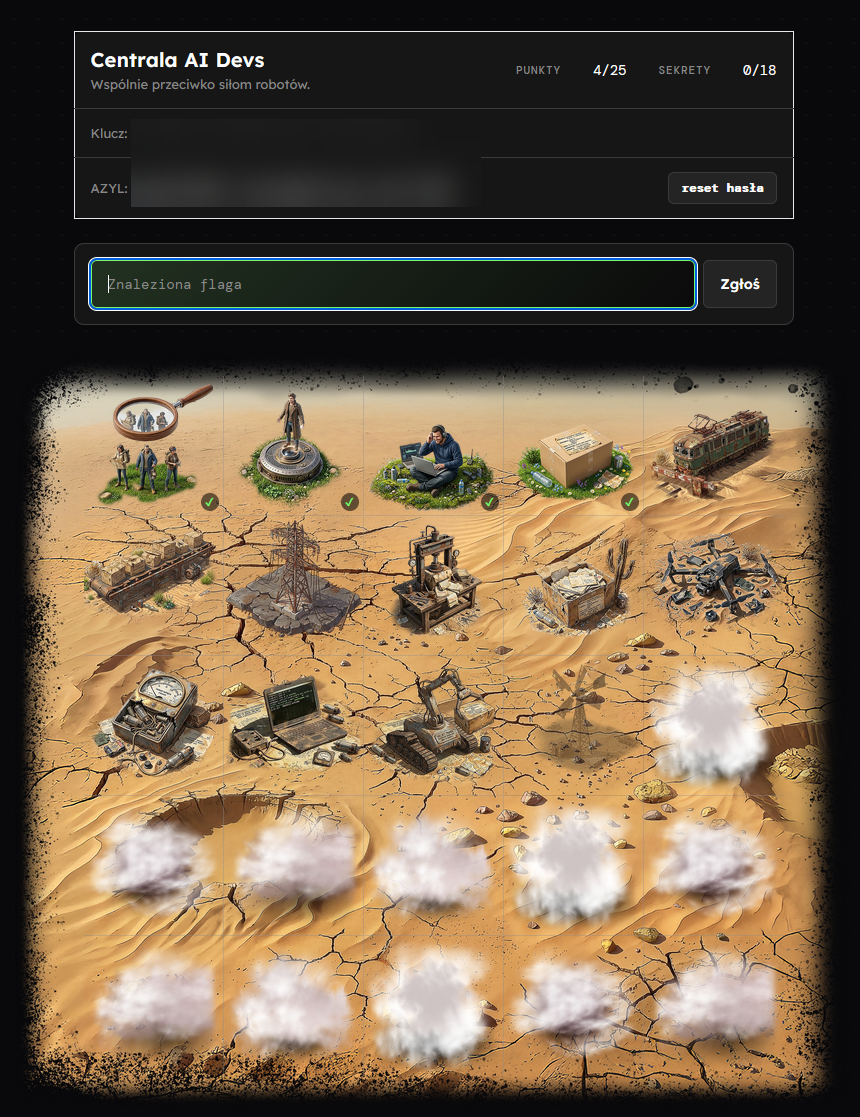
#> input picture my_Solutions/flags_img/4-25.png, 860 x 1117 px, found by its file name
$ python -i img_tools.py   (imports and definitions only)
#> lines starting #> are read from the running program, lines starting #| are printed output that depends on the picture; after the words box and inside, x2 and y2 are one past the last pixel; in counts of white or black regions, pixels touching at a corner belong together
import cv2
import numpy as np
from PIL import Image, ImageEnhance, ImageFilter
from pathlib import Path

def _extract_grid(image_path: str, output_path: str, output_size: int = 900) -> np.ndarray:
    """
    Detect and crop the largest rectangular grid from an image.

    Args:
        image_path:  Path to the input image.
        output_path: Where to save the cropped result.
        output_size: Side length (px) of the square output image.

    Returns:
        The cropped grid as a numpy array (BGR).
    """
#> called with output_size = 900

    # --- 1. Load image ---
    img = cv2.imread(image_path)
#> img is the input picture: shape (1117, 860, 3); mean B, G, R 73.9, 96.6, 115.2
    if img is None:
        raise FileNotFoundError(f"Could not load image: {image_path}")

    # --- 2. Convert to grayscale ---
    # Colour info isn't needed for finding the grid border.
    gray = cv2.cvtColor(img, cv2.COLOR_BGR2GRAY)
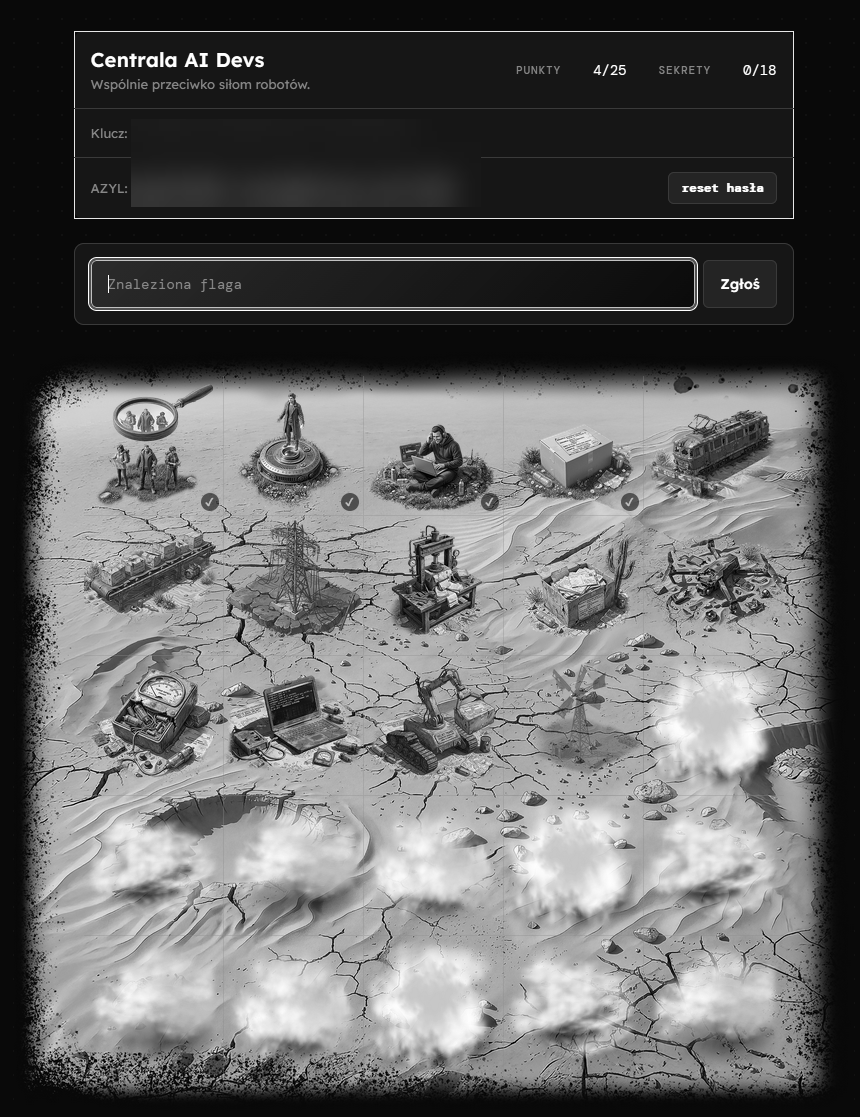
#> gray: shape (1117, 860); min 0, max 255, mean 99.5

    # --- 3. Binary threshold (dark lines → white, background → black) ---
    # THRESH_BINARY_INV flips so the grid lines become bright contours.
    # Threshold value 100 works for most dark-on-light grids; raise it
    # (e.g. 150) if the background is very light, lower it if lines are faint.
    _, thresh = cv2.threshold(gray, 100, 255, cv2.THRESH_BINARY_INV)
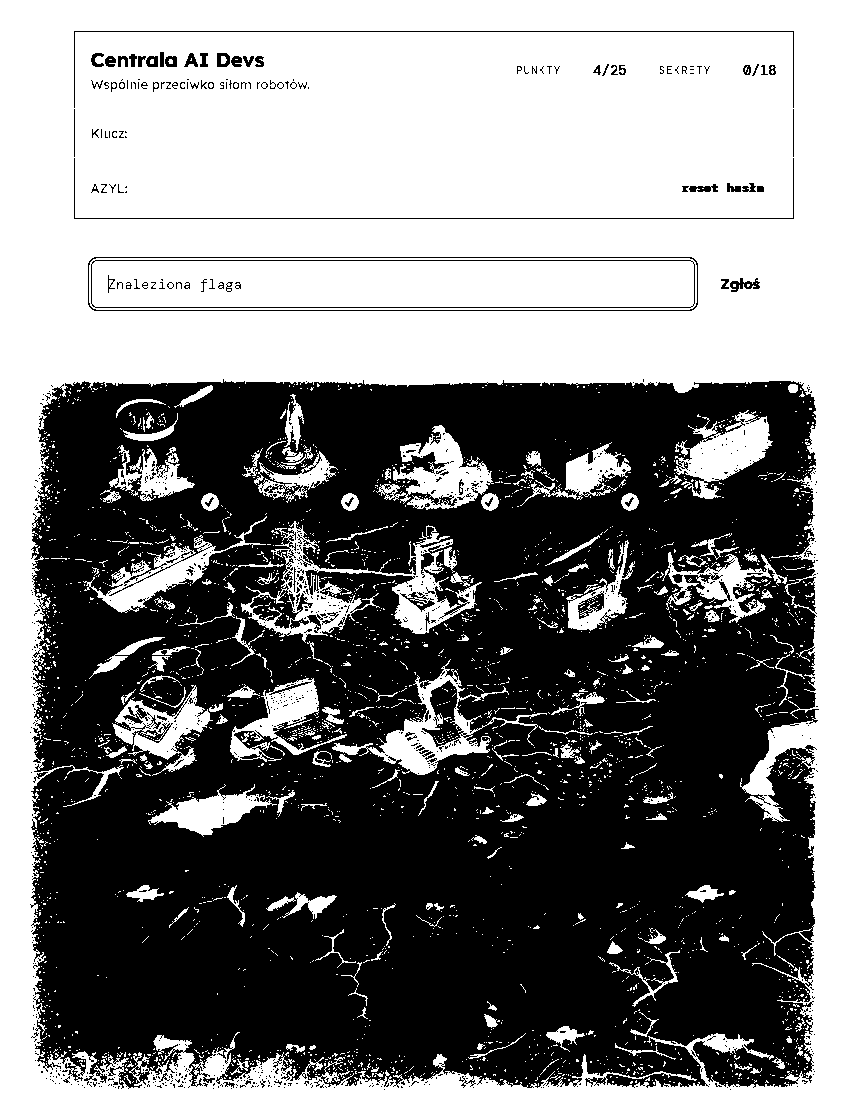
#> thresh: shape (1117, 860); 50.6% white; 948 black regions (859 under 20 px), largest, box (x1, y1, x2, y2) and area: (30, 379, 819, 1089) 463468, (88, 257, 698, 311) 1332, (91, 260, 695, 308) 1290

    # --- 4. Find contours ---
    # RETR_EXTERNAL: only outermost contours — ignores inner grid lines.
    # CHAIN_APPROX_SIMPLE: compresses straight segments to save memory.
    contours, _ = cv2.findContours(thresh, cv2.RETR_EXTERNAL, cv2.CHAIN_APPROX_SIMPLE)
#> contours = [[[0, 0], [0, 1116], [859, 1116], [859, 0]]]

    if not contours:
        raise RuntimeError("No contours found — check threshold value or image quality.")

    # --- 5. Pick the largest contour (assumed to be the grid border) ---
    largest = max(contours, key=cv2.contourArea)
#> largest = [[0, 0], [0, 1116], [859, 1116], [859, 0]]

    # --- 6. Approximate the contour to a polygon ---
    # arcLength gives the perimeter; epsilon controls how aggressively corners
    # are simplified. 0.08 × perimeter works well for hand-drawn / imperfect borders.
    # Decrease epsilon (e.g. 0.02) for crisp printed grids with sharp corners.
    perimeter = cv2.arcLength(largest, True)
#> perimeter = 3950
    approx = cv2.approxPolyDP(largest, 0.08 * perimeter, True)
#> approx = [[0, 0], [0, 1116], [859, 1116], [859, 0]]

    if len(approx) != 4:
        # Fallback: just use the axis-aligned bounding box
        print(f"Warning: expected 4 corners, got {len(approx)}. Using bounding box.")
        x, y, w, h = cv2.boundingRect(largest)
        cropped = img[y : y + h, x : x + w]
        cropped = cv2.resize(cropped, (output_size, output_size))
        cv2.imwrite(output_path, cropped)
        return cropped

    # --- 7. Order the 4 corners consistently: TL, TR, BR, BL ---
    pts = approx.reshape(4, 2).astype(np.float32)
#> pts = [[0, 0], [0, 1116], [859, 1116], [859, 0]]

    # Top-left has smallest (x+y), bottom-right has largest (x+y)
    s = pts.sum(axis=1)
#> s = [0, 1116, 1975, 859]
    # Top-right has smallest (y-x), bottom-left has largest (y-x)
    d = np.diff(pts, axis=1).ravel()
#> d = [0, 1116, 257, -859]

    rect = np.array([
        pts[np.argmin(s)],   # top-left
        pts[np.argmin(d)],   # top-right
        pts[np.argmax(s)],   # bottom-right
        pts[np.argmax(d)],   # bottom-left
    ], dtype=np.float32)
#> rect = [[0, 0], [859, 0], [859, 1116], [0, 1116]]

    # --- 8. Perspective warp → flat square ---
    # getPerspectiveTransform maps the 4 detected corners to a perfect square.
    # This corrects any tilt or camera angle in the original photo.
    dst = np.array([
        [0,            0           ],
        [output_size,  0           ],
        [output_size,  output_size ],
        [0,            output_size ],
    ], dtype=np.float32)

    M = cv2.getPerspectiveTransform(rect, dst)
#> M = [[1.05, 0, 0], [0, 0.806, 0], [0, 0, 1]]
    warped = cv2.warpPerspective(img, M, (output_size, output_size))
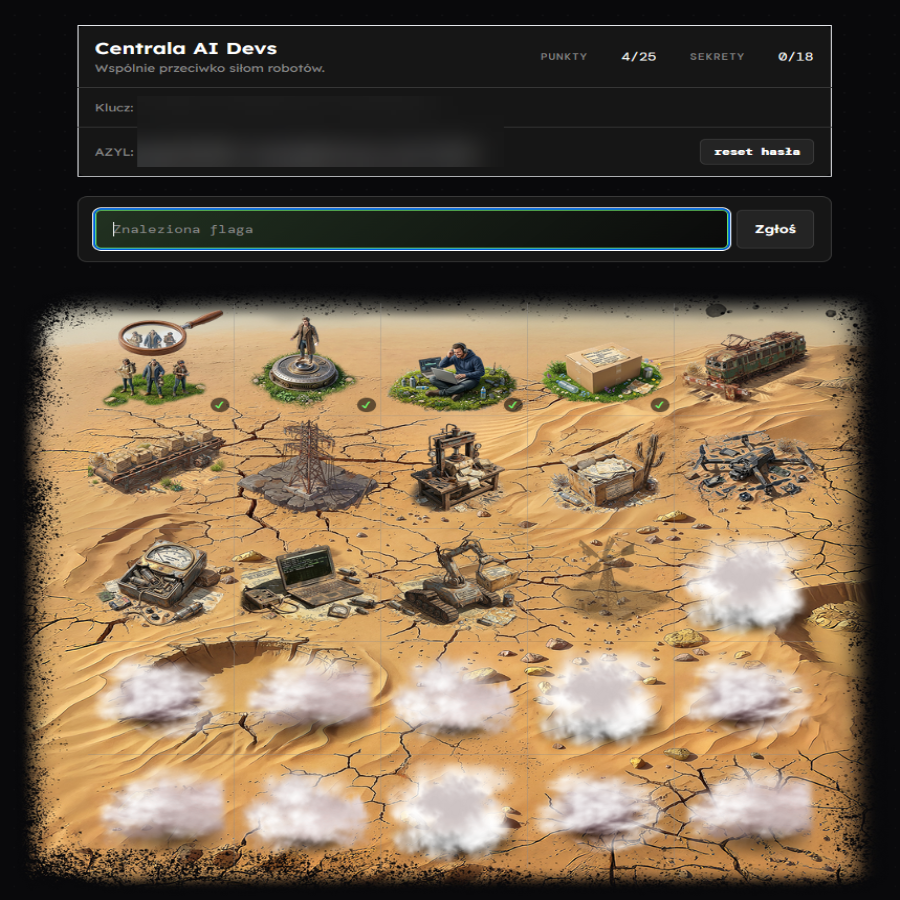
#> warped: shape (900, 900, 3); mean B, G, R 74.1, 96.8, 115.5

    # --- 9. Save and return ---
    cv2.imwrite(output_path, warped)

    print(f"Saved: {output_path}  ({output_size}x{output_size} px)")

    return warped

def _process_grid_cells(
    input_path,
    output_dir: Path,
    grid_size=3,
    pad_ratio=0.12,
    target_size=(30, 30)
):
    """
    Process grid image into normalized 30x30 black-white cells.

    Steps:
    - split into NxN grid
    - crop padding (remove borders)
    - remove red -> white
    - convert to grayscale
    - boost contrast
    - edge sharpen
    - threshold to pure B/W
    - resize
    - save as rowxcol
    """
#> called with output_dir = 'out.png', grid_size = 3, pad_ratio = 0.15, target_size = (30, 30)

    img = Image.open(input_path).convert("RGB")
#> img: PIL image 900x900 RGB
    w, h = img.size
#> w = 900; h = 900

    cell_w = w // grid_size
#> cell_w = 300
    cell_h = h // grid_size
#> cell_h = 300

    pad_w = int(cell_w * pad_ratio)
#> pad_w = 45
    pad_h = int(cell_h * pad_ratio)
#> pad_h = 45

    def replace_red_with_white(image):
        pixels = image.load()
        width, height = image.size

        for y in range(height):
            for x in range(width):
                r, g, b = pixels[x, y]

                # detect red-ish pixels
                if r > 140 and g < 120 and b < 120:
                    pixels[x, y] = (255, 255, 255)

        return image

    def to_binary(image):
        # grayscale
        image = image.convert("L")

        # boost contrast hard
        image = ImageEnhance.Contrast(image).enhance(3.0)

        # sharpen edges
        image = image.filter(ImageFilter.SHARPEN)

        # threshold → pure black/white
        image = image.point(lambda p: 255 if p > 128 else 0)

        return image

    for row in range(grid_size):
        for col in range(grid_size):

            # crop with padding removal
            x1 = col * cell_w + pad_w
            y1 = row * cell_h + pad_h
            x2 = (col + 1) * cell_w - pad_w
            y2 = (row + 1) * cell_h - pad_h

            cell = img.crop((x1, y1, x2, y2))

            # clean colors
            cell = replace_red_with_white(cell)

            # normalize to B/W + sharpen
            cell = to_binary(cell)

            # resize to 30x30
            cell = cell.resize(target_size, Image.NEAREST)

            # naming: 1x1, 1x2, ...
            # A1,
            # filename = f"{chr(64 + row // 3 + 1)}{col + 1}.png"
            filename = f"{chr(65 + col)}{row + 1}.png"
            final_path = output_dir / filename
            cell.save(final_path)
#> this loop made 1 pass
#> pass 1, in to_binary, `image = image.convert("L")`:
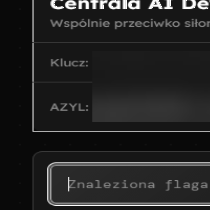
#> image: PIL image 210x210 L; min 9, max 255, mean 35
#> pass 1, in to_binary, `image = image.filter(ImageFilter.SHARPEN)`:
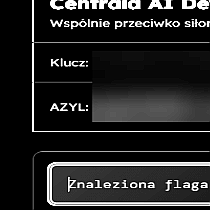
#> image: PIL image 210x210 L; min 0, max 255, mean 35.1
#> pass 1, in to_binary, `image = image.point(lambda p: 255 if p > 128 else 0)`:
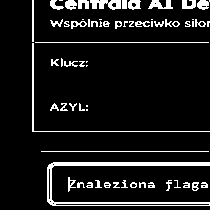
#> image: PIL image 210x210 L; 9.5% white; 65 white regions (18 under 20 px), largest, box (x1, y1, x2, y2) and area: (47, 162, 210, 206) 1279, (32, 43, 210, 132) 354, (90, 0, 121, 10) 212
#> after the loop:
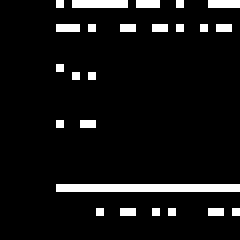
#> cell: PIL image 30x30 L (shown 8 times larger); 7.2% white in thin lines or dots, all inside (x1, y1, x2, y2) = (7, 0, 30, 27)


    print(f"Grid cells for {input_path} rdy.")

def img_processing(file_name: str, output_folder_path: Path) -> None:

    _extract_grid(
        image_path=f"my_Solutions/Data_Bank/{file_name}",
        output_path=f"my_Solutions/S02E02/IMG/grid_tbl_{file_name}",
        output_size=900,
    )

    _process_grid_cells(
        input_path=f"my_Solutions/S02E02/IMG/grid_tbl_{file_name}",
        output_dir=output_folder_path,
        grid_size=3, # 3x3
        pad_ratio=0.15, #
        target_size=(30, 30) # in px
    )

    print(f"Done for {file_name}")

    return None

def classify_shape(img_path: str) -> str:
    px = np.array(Image.open(img_path).convert("L")) < 128

    h, w = px.shape
    r, c = h // 3, w // 3

    N = px[  :r,   c:2*c].any()
    S = px[2*r:,   c:2*c].any()
    E = px[r:2*r, 2*c:  ].any()
    W = px[r:2*r,   :c  ].any()

    return "".join(d for d, flag in zip("NESW", (N, E, S, W)) if flag)

#> (the run stopped early here; a loop or call above may not have finished)

$ run again, on my_Solutions/flags_img/7-25.png
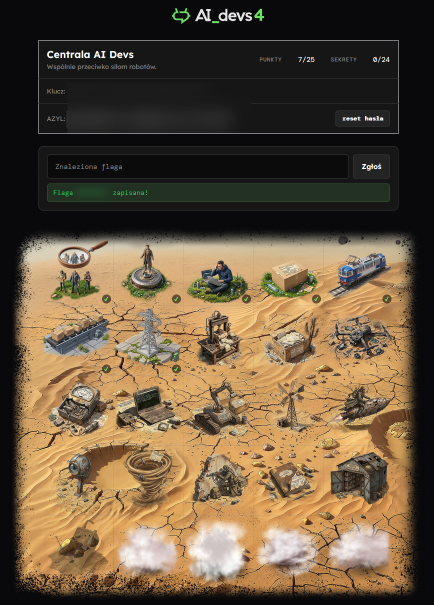
#> input picture my_Solutions/flags_img/7-25.png, 868 x 1209 px, found by its file name (shown at 1/2 size)
#> in _extract_grid, img is the input picture: shape (1209, 868, 3); mean B, G, R 62.6, 85.2, 102.9
#> in _extract_grid, `_, thresh = cv2.threshold(gray, 100, 255, cv2.THRESH_BINARY_INV)`:
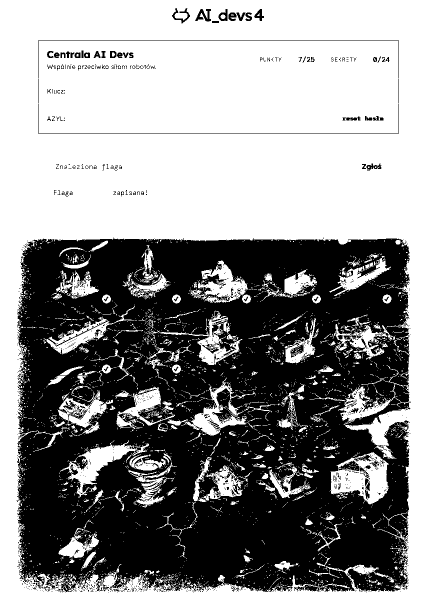
#> thresh: shape (1209, 868) (shown at 1/2 size); 56.8% white; 1182 black regions (1066 under 20 px), largest, box (x1, y1, x2, y2) and area: (33, 475, 822, 1185) 440724, (77, 80, 797, 157) 872, (77, 207, 797, 268) 840
#> contours = [[[0, 0], [0, 1208], [867, 1208], [867, 0]]]
#> largest = [[0, 0], [0, 1208], [867, 1208], [867, 0]]
#> perimeter = 4150
#> approx = [[0, 0], [0, 1208], [867, 1208], [867, 0]]
#> s = [0, 1208, 2075, 867]
#> d = [0, 1208, 341, -867]
#> rect = [[0, 0], [867, 0], [867, 1208], [0, 1208]]
#> M = [[1.04, 0, 0], [0, 0.745, 0], [0, 0, 1]]
#> img: PIL image 900x900 RGB
#> after the loop in _process_grid_cells, `for row in range(grid_size):`:
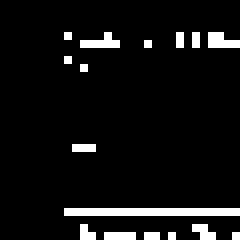
#> cell: PIL image 30x30 L (shown 8 times larger); 6.7% white in thin lines or dots, all inside (x1, y1, x2, y2) = (8, 4, 30, 30)
